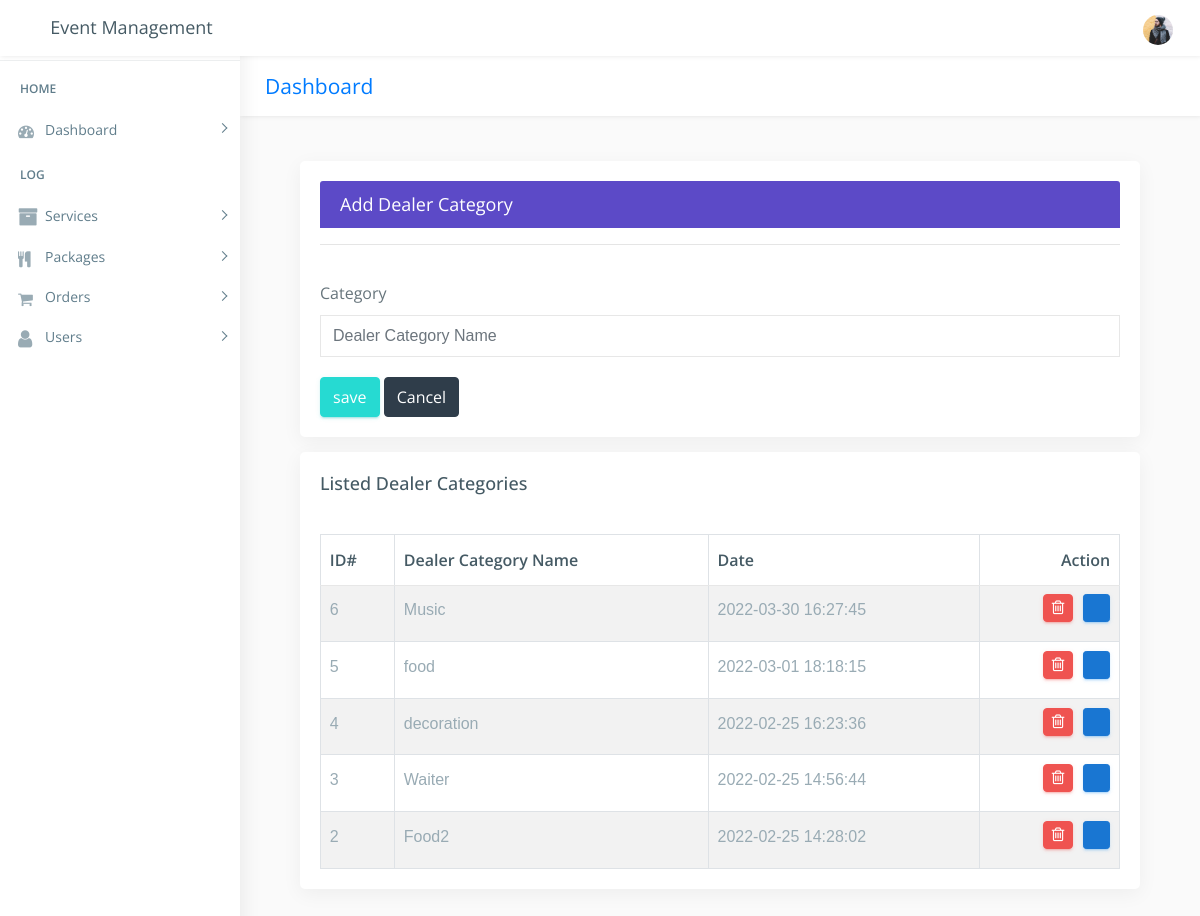
/admin/add_dealercat.php (signed in), run on an earlier commit of the app's database.
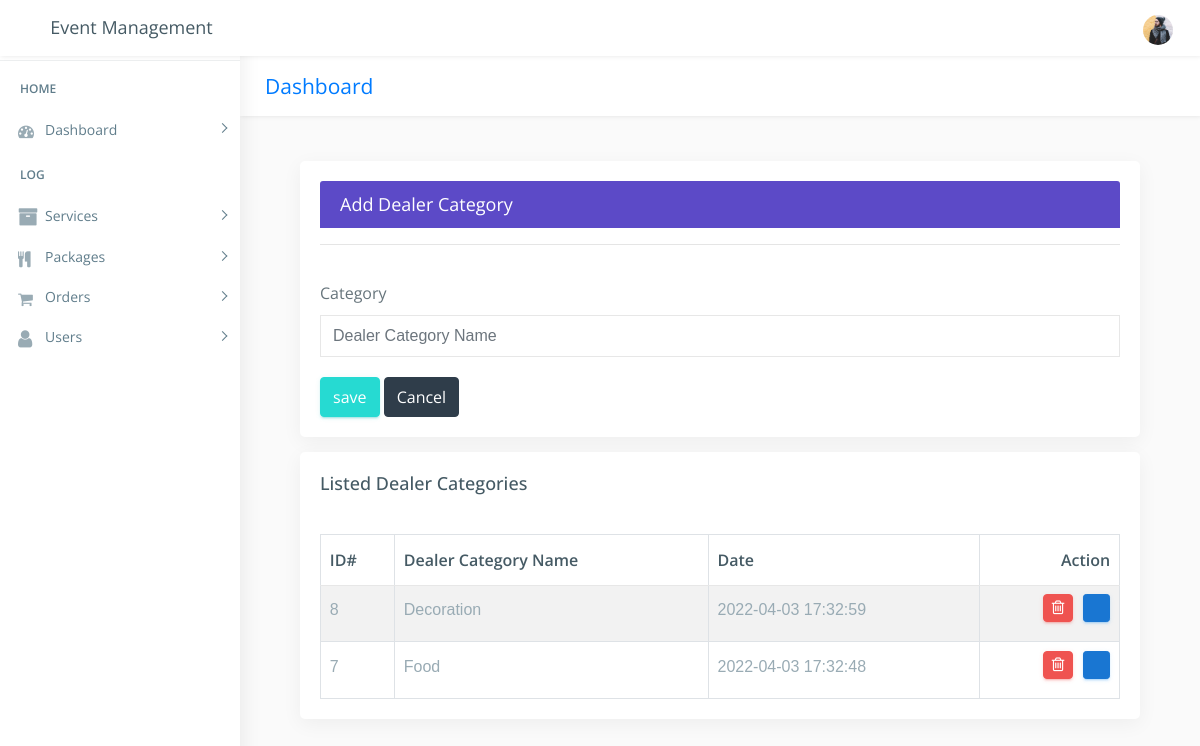
And on a later commit of the database.
### tables this page shows
CREATE TABLE `dealer_cat` (
  `dc_id` int(222) NOT NULL,
  `dc_name` varchar(222) NOT NULL,
  `date` timestamp NOT NULL DEFAULT current_timestamp() ON UPDATE current_timestamp()
);

### admin/add_dealercat.php (the view, shortened to what the changed rows need)
<!DOCTYPE html>
<html lang="en">
<?php
include("../connection/connect.php");
if(empty($_SESSION["adm_id"]))
{
	header('location:index.php');
}
elseif($_SESSION['role'] == "User")
{
	header('location:index.php');
}
else
{
?>
<head>
    <link href="css/lib/bootstrap/bootstrap.min.css" rel="stylesheet">
    <link href="css/helper.css" rel="stylesheet">
    <link href="css/style.css" rel="stylesheet">
</head>
<body class="fix-header">
    <div id="main-wrapper">
        <div class="page-wrapper" style="height:1200px;">
            <div class="container-fluid">
					  <div class="row">
					   <div class="col-12">
                        <div class="card">
                            <div class="card-body">
                                <div class="table-responsive m-t-40">
                                    <table id="myTable" class="table table-bordered table-striped">
                                        <thead>
                                            <tr>
                                                <th>ID#</th>
                                                <th>Dealer Category Name</th>
                                                <th>Date</th>
												  <th>Action</th>
                                            </tr>
                                        </thead>
                                        <tbody>
											<?php
												$sql="SELECT * FROM dealer_cat order by dc_id desc";
												$query=mysqli_query($db,$sql);
													if(!mysqli_num_rows($query) > 0 )
														{
															echo '<td colspan="7"><center>No Dealer Categories-Data!</center></td>';
														}
													else
														{
																	while($rows=mysqli_fetch_array($query))
																		{
																					echo ' <tr><td>'.$rows['dc_id'].'</td>
																								<td>'.$rows['dc_name'].'</td>
																								<td>'.$rows['date'].'</td>
																									 <td><a href="delete_dealercat.php?cat_del='.$rows['dc_id'].'" class="btn btn-danger btn-flat btn-addon btn-xs m-b-10"><i class="fa fa-trash-o" style="font-size:16px"></i></a>
																									 <a href="update_dealercat.php?cat_upd='.$rows['dc_id'].'" " class="btn btn-info btn-flat btn-addon btn-sm m-b-10 m-l-5"><i class="ti-settings"></i></a>
																									</td></tr>';
																		}
														}
											?>
                                        </tbody>
                                    </table>
                                </div>
                            </div>
                        </div>
						 </div>
                </div>
            </div>
        </div>
    </div>
</body>
</html>
<?php
}
?>

What changed in the data, as far as the page shows it:
removed dealer_cat: dc_id "6", dc_name "Music", date "2022-03-30 16:27:45"
removed dealer_cat: dc_id "5", dc_name "food", date "2022-03-01 18:18:15"
removed dealer_cat: dc_id "4", dc_name "decoration", date "2022-02-25 16:23:36"
removed dealer_cat: dc_id "3", dc_name "Waiter", date "2022-02-25 14:56:44"
removed dealer_cat: dc_id "2", dc_name "Food2", date "2022-02-25 14:28:02"
added dealer_cat: dc_id "8", dc_name "Decoration", date "2022-04-03 17:32:59"
added dealer_cat: dc_id "7", dc_name "Food", date "2022-04-03 17:32:48"
